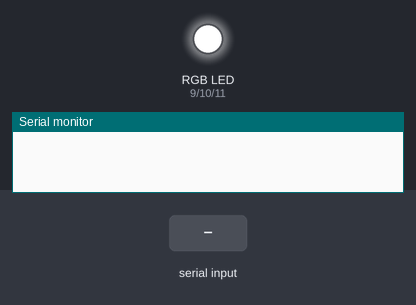
The sketch below on a simulated Arduino Uno, built with avr-gcc and run on an emulated ATmega328P. Parts: an RGB LED mixed from three pins (HIGH = lit), the last lines printed to the serial monitor. The inputs (shaded band) are chosen by the test bench.

Above: at 1.2 s.
1.3 s: "rojo" received over Serial
At 2.6 s:
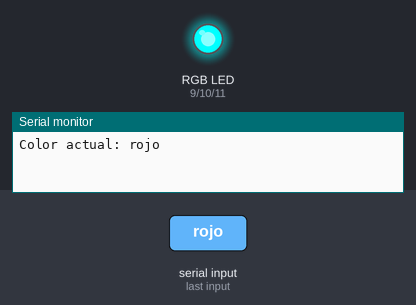
3.8 s: "verde" received over Serial
At 5.7 s:
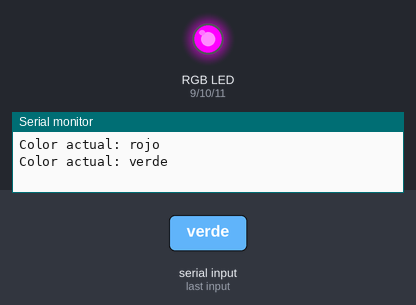
6.3 s: "azul" received over Serial
At 8.5 s:
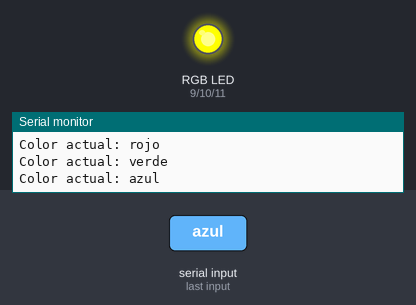
8.8 s: "magenta" received over Serial
At 10.8 s:
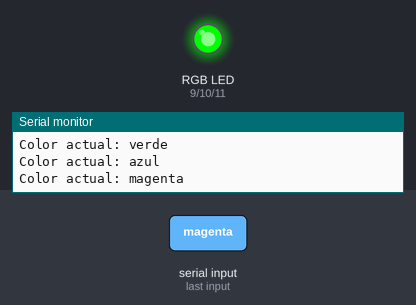
11.3 s: "naranja" received over Serial
At 12.7 s:
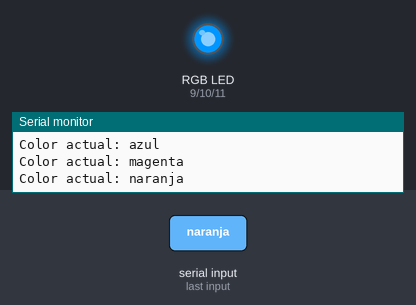
13.8 s: "amarillo" received over Serial
At 15.8 s:
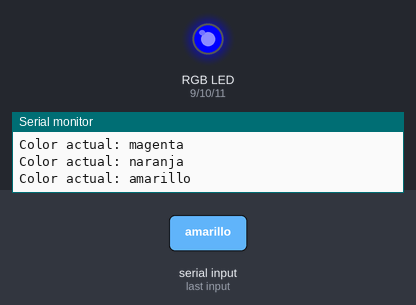
Timing chart, 0 to 17.3 s (numbered marks = the images above; inputs shaded):
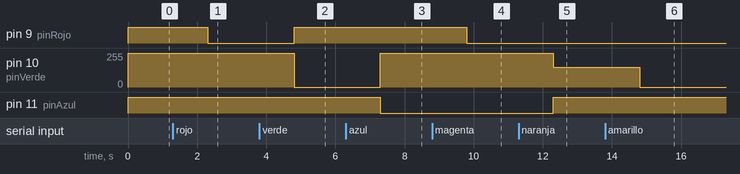

The sketch:

rgbConfiguracionAnodo.ino
```cpp
const int pinRojo = 9;
const int pinVerde = 10;
const int pinAzul = 11;
String msg1 = "Ingrese color: ";
String ledColor;

void setup() {
  pinMode(pinRojo, OUTPUT);
  pinMode(pinVerde, OUTPUT);
  pinMode(pinAzul, OUTPUT);
  Serial.begin(9600);
  apagarTodo();
}

void loop() {
  if (Serial.available() > 0) {
    ledColor = Serial.readString();
    ledColor.trim();
    apagarTodo();

    if (ledColor == "rojo") {
      analogWrite(pinRojo, 0);
    }
    else if (ledColor == "verde") {
      analogWrite(pinVerde, 0);
    }
    else if (ledColor == "azul") {
      analogWrite(pinAzul, 0);
    }
    else if (ledColor == "magenta") {
      // Magenta: Rojo y Azul al máximo
      analogWrite(pinRojo, 0);
      analogWrite(pinAzul, 0);
    }
    else if (ledColor == "naranja") {
      // Naranja: Rojo máximo, Verde un poco (prueba con 150 si 200 no se ve)
      analogWrite(pinRojo, 0);
      analogWrite(pinVerde, 150);
    }
    else if (ledColor == "amarillo") {
      analogWrite(pinRojo, 0);
      analogWrite(pinVerde, 0);
    }
    else if (ledColor == "blanco") {
      analogWrite(pinRojo, 0);
      analogWrite(pinVerde, 0);
      analogWrite(pinAzul, 0);
    }
    else if (ledColor == "cian") {
      // Cian: Verde y Azul encendidos, Rojo apagado
      analogWrite(pinVerde, 0);   // Máximo Verde
      analogWrite(pinAzul, 0);    // Máximo Azul
    }

    Serial.print("Color actual: ");
    Serial.println(ledColor);
  }
}

void apagarTodo() {
  analogWrite(pinRojo, 255);
  analogWrite(pinVerde, 255);
  analogWrite(pinAzul, 255);
}
```

Measured:
- after the input at 1.3 s, pin 9 (pinRojo): HIGH → LOW after 1.0 s
- after the input at 3.8 s, pin 9 (pinRojo): LOW → HIGH after 1.0 s; pin 10 (pinVerde): 255/255 → 0/255 after 1.0 s
- after the input at 6.3 s, pin 10 (pinVerde): 0/255 → 255/255 after 1.0 s; pin 11 (pinAzul): HIGH → LOW after 1.0 s
- after the input at 8.8 s, pin 9 (pinRojo): HIGH → LOW after 1.0 s
- after the input at 11.3 s, pin 10 (pinVerde): 255/255 → 150/255 after 1.0 s; pin 11 (pinAzul): LOW → HIGH after 1.0 s
- after the input at 13.8 s, pin 10 (pinVerde): 150/255 → 0/255 after 1.0 s
